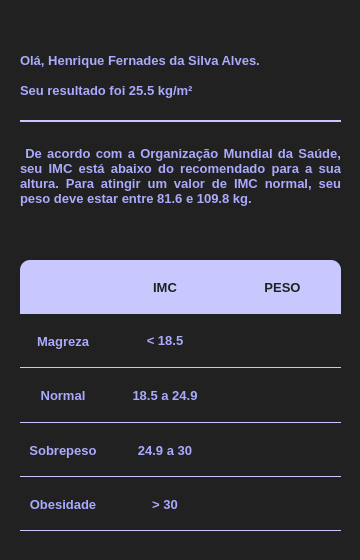
<?xml version="1.0" encoding="UTF-8"?>
<ui version="4.0">
 <class>Form</class>
 <widget class="QWidget" name="Form">
  <property name="geometry">
   <rect>
    <x>0</x>
    <y>0</y>
    <width>360</width>
    <height>560</height>
   </rect>
  </property>
  <property name="windowTitle">
   <string>Calculadora IMC</string>
  </property>
  <property name="styleSheet">
   <string notr="true">background-color: rgba(33,33,33,1);
color:  rgb(170, 170, 255);</string>
  </property>
  <widget class="QWidget" name="gridLayoutWidget">
   <property name="geometry">
    <rect>
     <x>20</x>
     <y>260</y>
     <width>321</width>
     <height>271</height>
    </rect>
   </property>
   <layout class="QGridLayout" name="gridLayout">
    <property name="spacing">
     <number>0</number>
    </property>
    <item row="1" column="4">
     <widget class="QLabel" name="textoIMC_magreza">
      <property name="font">
       <font>
        <pointsize>10</pointsize>
        <bold>true</bold>
       </font>
      </property>
      <property name="styleSheet">
       <string notr="true">border-bottom: 1px solid rgb(200, 200, 255);</string>
      </property>
      <property name="text">
       <string>&lt; 18.5</string>
      </property>
      <property name="alignment">
       <set>Qt::AlignCenter</set>
      </property>
     </widget>
    </item>
    <item row="1" column="5">
     <widget class="QLabel" name="textoP_IDEAL_magreza">
      <property name="font">
       <font>
        <pointsize>10</pointsize>
        <bold>true</bold>
       </font>
      </property>
      <property name="styleSheet">
       <string notr="true">border-bottom: 1px solid rgb(200, 200, 255);</string>
      </property>
      <property name="text">
       <string/>
      </property>
      <property name="alignment">
       <set>Qt::AlignCenter</set>
      </property>
     </widget>
    </item>
    <item row="0" column="5">
     <widget class="QLabel" name="textoPESO">
      <property name="font">
       <font>
        <pointsize>10</pointsize>
        <bold>true</bold>
       </font>
      </property>
      <property name="styleSheet">
       <string notr="true">background-color: rgb(200, 200, 255);
color: rgba(33,33,33,1);
border-top-right-radius: 10px;
</string>
      </property>
      <property name="text">
       <string>PESO</string>
      </property>
      <property name="alignment">
       <set>Qt::AlignCenter</set>
      </property>
     </widget>
    </item>
    <item row="4" column="4">
     <widget class="QLabel" name="textoIMC_obesidade">
      <property name="font">
       <font>
        <pointsize>10</pointsize>
        <bold>true</bold>
       </font>
      </property>
      <property name="styleSheet">
       <string notr="true">border-bottom: 1px solid rgb(200, 200, 255);</string>
      </property>
      <property name="text">
       <string>&gt; 30</string>
      </property>
      <property name="alignment">
       <set>Qt::AlignCenter</set>
      </property>
     </widget>
    </item>
    <item row="4" column="5">
     <widget class="QLabel" name="textoP_IDEAL_obesidade">
      <property name="font">
       <font>
        <pointsize>10</pointsize>
        <bold>true</bold>
       </font>
      </property>
      <property name="styleSheet">
       <string notr="true">border-bottom: 1px solid rgb(200, 200, 255);</string>
      </property>
      <property name="text">
       <string/>
      </property>
      <property name="alignment">
       <set>Qt::AlignCenter</set>
      </property>
     </widget>
    </item>
    <item row="3" column="4">
     <widget class="QLabel" name="textoIMC_sobrepeso">
      <property name="font">
       <font>
        <pointsize>10</pointsize>
        <bold>true</bold>
       </font>
      </property>
      <property name="styleSheet">
       <string notr="true">border-bottom: 1px solid rgb(200, 200, 255);</string>
      </property>
      <property name="text">
       <string>24.9 a 30</string>
      </property>
      <property name="alignment">
       <set>Qt::AlignCenter</set>
      </property>
     </widget>
    </item>
    <item row="0" column="2">
     <widget class="QLabel" name="vazia">
      <property name="styleSheet">
       <string notr="true">background-color: rgb(200, 200, 255);
border-top-left-radius: 10px;</string>
      </property>
      <property name="text">
       <string/>
      </property>
     </widget>
    </item>
    <item row="2" column="5">
     <widget class="QLabel" name="textoP_IDEAL_normal">
      <property name="font">
       <font>
        <pointsize>10</pointsize>
        <bold>true</bold>
       </font>
      </property>
      <property name="styleSheet">
       <string notr="true">border-bottom: 1px solid rgb(200, 200, 255);</string>
      </property>
      <property name="text">
       <string/>
      </property>
      <property name="alignment">
       <set>Qt::AlignCenter</set>
      </property>
     </widget>
    </item>
    <item row="1" column="2">
     <widget class="QLabel" name="textoMagreza">
      <property name="font">
       <font>
        <pointsize>10</pointsize>
        <bold>true</bold>
       </font>
      </property>
      <property name="styleSheet">
       <string notr="true">border-bottom: 1px solid rgb(200, 200, 255);</string>
      </property>
      <property name="text">
       <string>Magreza</string>
      </property>
      <property name="alignment">
       <set>Qt::AlignCenter</set>
      </property>
     </widget>
    </item>
    <item row="3" column="5">
     <widget class="QLabel" name="textoP_IDEAL_sobrepeso">
      <property name="font">
       <font>
        <pointsize>10</pointsize>
        <bold>true</bold>
       </font>
      </property>
      <property name="styleSheet">
       <string notr="true">border-bottom: 1px solid rgb(200, 200, 255);</string>
      </property>
      <property name="text">
       <string/>
      </property>
      <property name="alignment">
       <set>Qt::AlignCenter</set>
      </property>
     </widget>
    </item>
    <item row="4" column="2">
     <widget class="QLabel" name="textoObesidade">
      <property name="maximumSize">
       <size>
        <width>86</width>
        <height>16777215</height>
       </size>
      </property>
      <property name="font">
       <font>
        <pointsize>10</pointsize>
        <bold>true</bold>
       </font>
      </property>
      <property name="styleSheet">
       <string notr="true">border-bottom: 1px solid rgb(200, 200, 255);</string>
      </property>
      <property name="text">
       <string>Obesidade</string>
      </property>
      <property name="alignment">
       <set>Qt::AlignCenter</set>
      </property>
     </widget>
    </item>
    <item row="2" column="4">
     <widget class="QLabel" name="textoIMC_normal">
      <property name="font">
       <font>
        <pointsize>10</pointsize>
        <bold>true</bold>
       </font>
      </property>
      <property name="styleSheet">
       <string notr="true">border-bottom: 1px solid rgb(200, 200, 255);</string>
      </property>
      <property name="text">
       <string>18.5 a 24.9</string>
      </property>
      <property name="alignment">
       <set>Qt::AlignCenter</set>
      </property>
     </widget>
    </item>
    <item row="3" column="2">
     <widget class="QLabel" name="textoSobrepeso">
      <property name="font">
       <font>
        <pointsize>10</pointsize>
        <bold>true</bold>
       </font>
      </property>
      <property name="styleSheet">
       <string notr="true">border-bottom: 1px solid rgb(200, 200, 255);</string>
      </property>
      <property name="text">
       <string>Sobrepeso</string>
      </property>
      <property name="alignment">
       <set>Qt::AlignCenter</set>
      </property>
     </widget>
    </item>
    <item row="2" column="2">
     <widget class="QLabel" name="textoNormal">
      <property name="font">
       <font>
        <pointsize>10</pointsize>
        <bold>true</bold>
       </font>
      </property>
      <property name="styleSheet">
       <string notr="true">border-bottom: 1px solid rgb(200, 200, 255);</string>
      </property>
      <property name="text">
       <string>Normal</string>
      </property>
      <property name="alignment">
       <set>Qt::AlignCenter</set>
      </property>
     </widget>
    </item>
    <item row="0" column="4">
     <widget class="QLabel" name="textoIMC">
      <property name="font">
       <font>
        <pointsize>10</pointsize>
        <bold>true</bold>
       </font>
      </property>
      <property name="styleSheet">
       <string notr="true">background-color: rgb(200, 200, 255);
color: rgba(33,33,33,1);
</string>
      </property>
      <property name="text">
       <string>IMC</string>
      </property>
      <property name="alignment">
       <set>Qt::AlignCenter</set>
      </property>
     </widget>
    </item>
   </layout>
  </widget>
  <widget class="QLabel" name="inicioDescricao">
   <property name="geometry">
    <rect>
     <x>20</x>
     <y>120</y>
     <width>321</width>
     <height>111</height>
    </rect>
   </property>
   <property name="font">
    <font>
     <pointsize>10</pointsize>
     <bold>true</bold>
    </font>
   </property>
   <property name="styleSheet">
    <string notr="true">border-top: 2px solid rgb(200,200,255);</string>
   </property>
   <property name="text">
    <string>&amp;nbsp;De acordo com a Organização Mundial da Saúde, seu IMC está abaixo do recomendado para a sua altura. Para atingir um valor de IMC normal, seu peso deve estar entre 81.6 e 109.8 kg.</string>
   </property>
   <property name="textFormat">
    <enum>Qt::RichText</enum>
   </property>
   <property name="scaledContents">
    <bool>false</bool>
   </property>
   <property name="alignment">
    <set>Qt::AlignJustify|Qt::AlignVCenter</set>
   </property>
   <property name="wordWrap">
    <bool>true</bool>
   </property>
   <property name="margin">
    <number>4</number>
   </property>
   <property name="indent">
    <number>2</number>
   </property>
  </widget>
  <widget class="QLabel" name="inicioRelatorio">
   <property name="geometry">
    <rect>
     <x>18</x>
     <y>45</y>
     <width>321</width>
     <height>61</height>
    </rect>
   </property>
   <property name="font">
    <font>
     <pointsize>10</pointsize>
     <bold>true</bold>
    </font>
   </property>
   <property name="text">
    <string>Olá, Henrique Fernades da Silva Alves.

Seu resultado foi 25.5 kg/m²</string>
   </property>
   <property name="margin">
    <number>4</number>
   </property>
   <property name="indent">
    <number>2</number>
   </property>
  </widget>
 </widget>
 <resources/>
 <connections/>
</ui>
